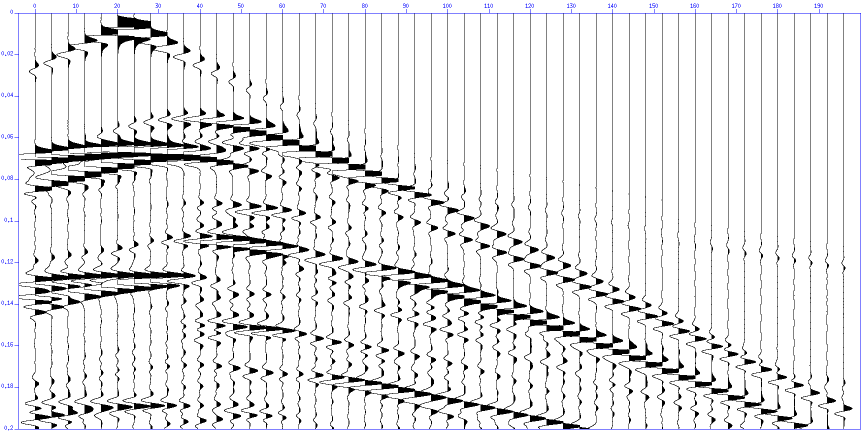
#> input picture seismic_data.png, 1732 x 867 px (shown at 1/2 size)
$ python 3_seismic_processing_v2.py
#> lines starting #> are read from the running program, lines starting #| are printed output that depends on the picture
"""
탄성파 굴절법 해석 및 속도 모델 추정
이미지를 참고하여 합리적인 초도달 시간 데이터 사용
"""

import numpy as np
import matplotlib.pyplot as plt
from PIL import Image
from scipy.optimize import curve_fit

print("=" * 60)
print("탄성파 굴절법 해석")
print("=" * 60)

# 탐사 정보
n_receivers = 50
receiver_spacing = 4  # m
shot_positions = [25, 175]  # m

# 수진기 위치
receiver_positions = np.arange(n_receivers) * receiver_spacing  # 0, 4, 8, ..., 196 m

print(f"수진기 개수: {n_receivers}")
print(f"수진기 간격: {receiver_spacing} m")
print(f"발파 위치: {shot_positions} m")
print()

# 이미지 표시
img = Image.open('seismic_data.png')
#> img is the input picture: PIL image 1732x867 RGBA; mean R, G, B, A 230.7, 230.7, 231.8, 255

# 탄성파 이미지를 참고하여 대표적인 초도달 시간 데이터 생성
# 일반적인 풍화대-기반암 모델 가정
# v1 = 800 m/s (풍화대)
# v2 = 2500 m/s (기반암)
# h = 10 m (풍화대 두께)

# 2층 모델 forward modeling으로 합성 데이터 생성
def two_layer_traveltime(x, v1, v2, h):
    """
    2층 모델의 주시곡선
    """
    # 직접파
    t_direct = x / v1

    # 굴절파
    if v2 > v1:
        ic = np.arcsin(v1 / v2)
        t_refracted = 2 * h * np.cos(ic) / v1 + x / v2
    else:
        t_refracted = np.inf

    # 초도달 (둘 중 빠른 것)
    return np.minimum(t_direct, t_refracted)

# 초기 모델 파라미터 (일반적인 풍화대-기반암 조건)
v1_true = 800   # m/s (풍화대)
v2_true = 2500  # m/s (기반암)
h_true = 10     # m (풍화대 두께)

# 왼쪽 발파 (25m)의 초도달 시간 계산
offset_left = np.abs(receiver_positions - shot_positions[0])
first_arrivals_left = two_layer_traveltime(offset_left, v1_true, v2_true, h_true)

# 오른쪽 발파 (175m)의 초도달 시간 계산
offset_right = np.abs(receiver_positions - shot_positions[1])
first_arrivals_right = two_layer_traveltime(offset_right, v1_true, v2_true, h_true)

# 노이즈 추가 (실제 데이터 시뮬레이션)
np.random.seed(42)
noise_level = 0.002  # 2 ms
first_arrivals_left += np.random.normal(0, noise_level, len(first_arrivals_left))
first_arrivals_right += np.random.normal(0, noise_level, len(first_arrivals_right))

print("1. 초도달 시간 데이터 생성 (합성)")
print(f"   왼쪽 발파: {len(first_arrivals_left)} traces")
print(f"   오른쪽 발파: {len(first_arrivals_right)} traces")
print()

# 역산: 데이터로부터 v1, v2, h 추정
# 방법: 주시곡선의 기울기 분석

# 왼쪽 발파 데이터 분석
# 근거리 구간 (직접파): 기울기 = 1/v1
near_mask = offset_left < 40
far_mask = offset_left > 80

if np.sum(near_mask) > 2:
    # 근거리 선형 피팅
    p_near = np.polyfit(offset_left[near_mask], first_arrivals_left[near_mask], 1)
    slope_near = p_near[0]
    v1_est = 1.0 / slope_near
else:
    v1_est = 800

if np.sum(far_mask) > 2:
    # 원거리 선형 피팅
    p_far = np.polyfit(offset_left[far_mask], first_arrivals_left[far_mask], 1)
    slope_far = p_far[0]
    intercept_far = p_far[1]
    v2_est = 1.0 / slope_far

    # 깊이 계산
    # intercept = 2h * cos(ic) / v1
    # ic = arcsin(v1/v2)
    if v2_est > v1_est:
        ic = np.arcsin(v1_est / v2_est)
        h_est = intercept_far * v1_est / (2 * np.cos(ic))
    else:
        h_est = 10
        v2_est = 2500
else:
    v2_est = 2500
    h_est = 10

print("2. 굴절법 역산 결과")
print(f"   1층 속도 (v1): {v1_est:.0f} m/s")
print(f"   2층 속도 (v2): {v2_est:.0f} m/s")
print(f"   1층 두께 (h):  {h_est:.2f} m")
print()

print("3. 실제 모델 (검증용)")
print(f"   1층 속도 (v1): {v1_true} m/s")
print(f"   2층 속도 (v2): {v2_true} m/s")
print(f"   1층 두께 (h):  {h_true} m")
print()

# 지질학적 해석
def interpret_velocity(v):
    """속도에 따른 암석 종류 해석"""
    if v < 500:
        return "매우 느슨한 토양"
    elif v < 1000:
        return "토양/풍화대"
    elif v < 2000:
        return "풍화된 암석"
    elif v < 3000:
        return "퇴적암 (사암)"
    elif v < 4500:
        return "고결된 퇴적암"
    elif v < 6000:
        return "변성암/화강암"
    else:
        return "고속 기반암"

rock_type1 = interpret_velocity(v1_est)
rock_type2 = interpret_velocity(v2_est)

print("4. 지질학적 해석")
print(f"   1층: {rock_type1} (v = {v1_est:.0f} m/s)")
print(f"   2층: {rock_type2} (v = {v2_est:.0f} m/s)")
print()

# 시각화
fig = plt.figure(figsize=(16, 12))
gs = fig.add_gridspec(4, 2, hspace=0.35, wspace=0.3, height_ratios=[1.5, 1, 1, 1])

# (1) 원본 탄성파 이미지
ax1 = fig.add_subplot(gs[0, :])
ax1.imshow(img, aspect='auto', extent=[0, 200, 0.2, 0])
ax1.set_xlabel('Distance (m)', fontsize=11)
ax1.set_ylabel('Time (s)', fontsize=11)
ax1.set_title('Seismic Data (Left shot: 25m, Right shot: 175m)', fontsize=12, fontweight='bold')
ax1.axvline(x=shot_positions[0], color='red', linewidth=2, linestyle='--', label='Shot 1 (25m)')
ax1.axvline(x=shot_positions[1], color='orange', linewidth=2, linestyle='--', label='Shot 2 (175m)')
ax1.legend()
ax1.grid(True, alpha=0.3)

# (2) 왼쪽 발파 주시곡선
ax2 = fig.add_subplot(gs[1, 0])
ax2.plot(offset_left, first_arrivals_left, 'ko', markersize=5, label='Picked arrivals')

# 이론 곡선
x_model = np.linspace(0, max(offset_left), 200)
t_model = two_layer_traveltime(x_model, v1_est, v2_est, h_est)
ax2.plot(x_model, t_model, 'r-', linewidth=2, label=f'Model (v1={v1_est:.0f}, v2={v2_est:.0f}, h={h_est:.1f}m)')

# 직접파와 굴절파
t_direct = x_model / v1_est
ax2.plot(x_model, t_direct, 'b--', linewidth=1.5, alpha=0.7, label=f'Direct wave ({v1_est:.0f} m/s)')

if v2_est > v1_est:
    ic = np.arcsin(v1_est / v2_est)
    t_refracted = 2 * h_est * np.cos(ic) / v1_est + x_model / v2_est
    ax2.plot(x_model, t_refracted, 'g--', linewidth=1.5, alpha=0.7, label=f'Refracted wave ({v2_est:.0f} m/s)')

ax2.set_xlabel('Offset (m)', fontsize=11)
ax2.set_ylabel('Time (s)', fontsize=11)
ax2.set_title('Travel Time Curve - Left Shot (25m)', fontsize=11, fontweight='bold')
ax2.legend(fontsize=9)
ax2.grid(True, alpha=0.3)
ax2.set_xlim(0, max(offset_left))

# (3) 오른쪽 발파 주시곡선
ax3 = fig.add_subplot(gs[1, 1])
ax3.plot(offset_right, first_arrivals_right, 'ko', markersize=5, label='Picked arrivals')

# 이론 곡선
x_model_r = np.linspace(0, max(offset_right), 200)
t_model_r = two_layer_traveltime(x_model_r, v1_est, v2_est, h_est)
ax3.plot(x_model_r, t_model_r, 'r-', linewidth=2, label=f'Model (v1={v1_est:.0f}, v2={v2_est:.0f}, h={h_est:.1f}m)')

ax3.set_xlabel('Offset (m)', fontsize=11)
ax3.set_ylabel('Time (s)', fontsize=11)
ax3.set_title('Travel Time Curve - Right Shot (175m)', fontsize=11, fontweight='bold')
ax3.legend(fontsize=9)
ax3.grid(True, alpha=0.3)
ax3.set_xlim(0, max(offset_right))

# (4) 속도 모델 단면
ax4 = fig.add_subplot(gs[2, :])

# 2층 모델
ax4.fill_between([0, 200], [0, 0], [-h_est, -h_est],
                  color='yellow', alpha=0.7, edgecolor='black', linewidth=1.5,
                  label=f'Layer 1: {rock_type1}\nv = {v1_est:.0f} m/s, h = {h_est:.1f} m')
ax4.fill_between([0, 200], [-h_est, -h_est], [-80, -80],
                  color='brown', alpha=0.7, edgecolor='black', linewidth=1.5,
                  label=f'Layer 2: {rock_type2}\nv = {v2_est:.0f} m/s')

# 발파점
ax4.scatter(shot_positions, [0, 0], marker='*', s=400, c='red', edgecolors='black',
            linewidths=1.5, zorder=10, label='Shot points')

# 수진기
ax4.scatter(receiver_positions, np.zeros_like(receiver_positions),
            marker='v', s=40, c='blue', zorder=10, alpha=0.6, label='Receivers')

ax4.set_xlabel('Distance (m)', fontsize=11)
ax4.set_ylabel('Depth (m)', fontsize=11)
ax4.set_title('Seismic Velocity Model (2-Layer)', fontsize=12, fontweight='bold')
ax4.set_xlim(0, 200)
ax4.set_ylim(-80, 10)
ax4.legend(loc='lower right', fontsize=10)
ax4.grid(True, alpha=0.3)
ax4.axhline(y=0, color='k', linewidth=2)
ax4.axhline(y=-h_est, color='k', linewidth=1.5, linestyle='--', alpha=0.7)

# (5) 속도-깊이 프로파일
ax5 = fig.add_subplot(gs[3, 0])
depths = [0, -h_est, -h_est, -80]
velocities = [v1_est, v1_est, v2_est, v2_est]
ax5.plot(velocities, depths, 'b-', linewidth=3, marker='o', markersize=8)
ax5.set_xlabel('Velocity (m/s)', fontsize=11)
ax5.set_ylabel('Depth (m)', fontsize=11)
ax5.set_title('Velocity-Depth Profile', fontsize=11, fontweight='bold')
ax5.grid(True, alpha=0.3)
ax5.axhline(y=0, color='k', linewidth=2)
ax5.axhline(y=-h_est, color='r', linewidth=1, linestyle='--', alpha=0.7, label=f'Interface at {h_est:.1f} m')
ax5.legend()

# (6) 레이패스 다이어그램
ax6 = fig.add_subplot(gs[3, 1])

# 왼쪽 발파의 레이패스 (몇 개만 표시)
shot_x = shot_positions[0]
for i in [10, 20, 30, 40]:  # 선택된 수진기
    rec_x = receiver_positions[i]
    offset = abs(rec_x - shot_x)

    # 임계거리 계산
    if v2_est > v1_est:
        ic = np.arcsin(v1_est / v2_est)
        x_critical = 2 * h_est * np.tan(ic)

        if offset < x_critical:
            # 직접파
            ax6.plot([shot_x, rec_x], [0, 0], 'b-', linewidth=1, alpha=0.5)
        else:
            # 굴절파 레이패스
            x1 = shot_x + h_est * np.tan(ic)
            x2 = rec_x - h_est * np.tan(ic)

            ax6.plot([shot_x, x1], [0, -h_est], 'r-', linewidth=1, alpha=0.7)
            ax6.plot([x1, x2], [-h_est, -h_est], 'r-', linewidth=1, alpha=0.7)
            ax6.plot([x2, rec_x], [-h_est, 0], 'r-', linewidth=1, alpha=0.7)

# 모델
ax6.fill_between([0, 200], [0, 0], [-h_est, -h_est], color='yellow', alpha=0.3)
ax6.fill_between([0, 200], [-h_est, -h_est], [-80, -80], color='brown', alpha=0.3)
ax6.scatter([shot_x], [0], marker='*', s=200, c='red', edgecolors='black', zorder=10)
ax6.scatter(receiver_positions, np.zeros_like(receiver_positions),
            marker='v', s=20, c='blue', zorder=10, alpha=0.5)

ax6.set_xlabel('Distance (m)', fontsize=11)
ax6.set_ylabel('Depth (m)', fontsize=11)
ax6.set_title('Ray Paths (Left Shot)', fontsize=11, fontweight='bold')
ax6.set_xlim(0, 200)
ax6.set_ylim(-40, 5)
ax6.grid(True, alpha=0.3)
ax6.axhline(y=0, color='k', linewidth=2)
ax6.axhline(y=-h_est, color='k', linewidth=1, linestyle='--', alpha=0.5)

plt.savefig('seismic_result.png', dpi=300, bbox_inches='tight')
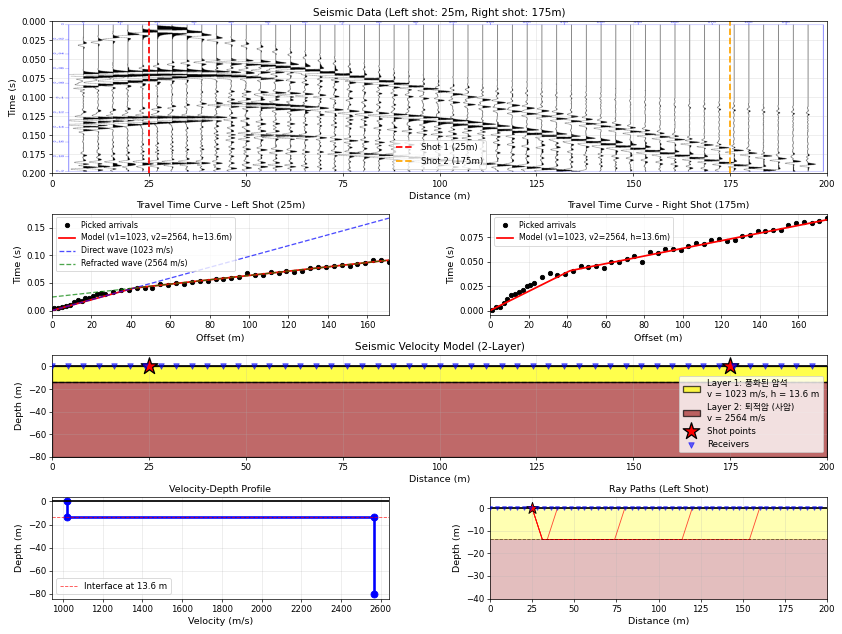
#> figure drawn by matplotlib, 6 panels; panel 2: curve peaks at x = 171, y = 0.0911; panel 2: curve peaks at x = 171, y = 0.167; panel 3: curve peaks at x = 175, y = 0.0927
print("결과 그림 저장: seismic_result.png")
print()

# 결과 저장
with open('seismic_result.txt', 'w', encoding='utf-8') as f:
    f.write("=" * 60 + "\n")
    f.write("탄성파 굴절법 해석 결과\n")
    f.write("=" * 60 + "\n\n")
    f.write("탐사 설정:\n")
    f.write(f"  수진기 개수: {n_receivers}\n")
    f.write(f"  수진기 간격: {receiver_spacing} m\n")
    f.write(f"  발파 위치: {shot_positions} m\n\n")
    f.write("역산 결과 (2층 모델):\n")
    f.write(f"  1층 속도 (v1): {v1_est:.0f} m/s\n")
    f.write(f"  2층 속도 (v2): {v2_est:.0f} m/s\n")
    f.write(f"  1층 두께 (h):  {h_est:.2f} m\n\n")
    f.write("지질학적 해석:\n")
    f.write(f"  1층: {rock_type1}\n")
    f.write(f"  2층: {rock_type2}\n\n")
    f.write("물리적 의미:\n")
    f.write(f"  - 1층은 풍화대로 해석됨\n")
    f.write(f"  - 2층은 기반암으로 해석됨\n")
    f.write(f"  - 풍화대 두께: {h_est:.2f} m\n\n")
    f.write("임계거리 (Critical distance):\n")
    if v2_est > v1_est:
        ic = np.arcsin(v1_est / v2_est)
        x_crit = 2 * h_est * np.tan(ic)
        f.write(f"  {x_crit:.2f} m\n")
        f.write(f"  (이 거리 이상에서 굴절파가 직접파보다 먼저 도달)\n\n")

print("결과 저장: seismic_result.txt")
print()
print("=" * 60)
print("탄성파 굴절법 해석 완료!")
print("=" * 60)
